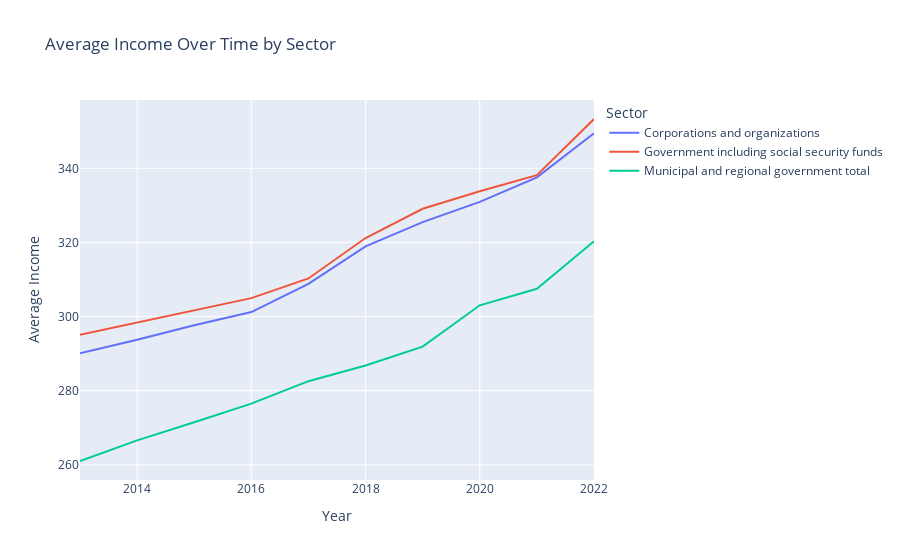

The cell this chart's notebook holds for it:
### Code cell
# Merge datasets on common 'TID' and 'SEKTOR'
merged_df = pd.merge(Inc_age_cleaned, Inc_area_cleaned, on=['TID', 'SEKTOR'], suffixes=('_age', '_area'))

# Calculate the average income for each sector and year
avg_income_by_sector = merged_df.groupby(['TID', 'SEKTOR'])['INDHOLD_age'].mean().reset_index()

# Create an interactive line chart with Plotly
fig = px.line(avg_income_by_sector, x='TID', y='INDHOLD_age', color='SEKTOR', 
              labels={'TID': 'Year', 'INDHOLD_age': 'Average Income', 'SEKTOR': 'Sector'},
              title='Average Income Over Time by Sector')

# Show the plot
fig.show()

### Figure 1 — Plotly figure (JSON) as saved in the notebook; plotly's stock layout.template omitted (floating-point values rounded to 4 significant figures)
{"data": [{"hovertemplate": "Sector=Corporations and organizations<br>Year=%{x}<br>Average Income=%{y}<extra></extra>", "legendgroup": "Corporations and organizations", "line": {"color": "#636efa", "dash": "solid"}, "marker": {"symbol": "circle"}, "mode": "lines", "name": "Corporations and organizations", "orientation": "v", "showlegend": true, "type": "scatter", "x": [2013, 2014, 2015, 2016, 2017, 2018, 2019, 2020, 2021, 2022], "xaxis": "x", "y": [290.1, 293.7, 297.7, 301.2, 308.8, 319.0, 325.5, 330.9, 337.6, 349.5], "yaxis": "y"}, {"hovertemplate": "Sector=Government including social security funds<br>Year=%{x}<br>Average Income=%{y}<extra></extra>", "legendgroup": "Government including social security funds", "line": {"color": "#EF553B", "dash": "solid"}, "marker": {"symbol": "circle"}, "mode": "lines", "name": "Government including social security funds", "orientation": "v", "showlegend": true, "type": "scatter", "x": [2013, 2014, 2015, 2016, 2017, 2018, 2019, 2020, 2021, 2022], "xaxis": "x", "y": [295.1, 298.4, 301.5, 305.0, 310.3, 321.2, 329.1, 333.8, 338.2, 353.3], "yaxis": "y"}, {"hovertemplate": "Sector=Municipal and regional government total<br>Year=%{x}<br>Average Income=%{y}<extra></extra>", "legendgroup": "Municipal and regional government total", "line": {"color": "#00cc96", "dash": "solid"}, "marker": {"symbol": "circle"}, "mode": "lines", "name": "Municipal and regional government total", "orientation": "v", "showlegend": true, "type": "scatter", "x": [2013, 2014, 2015, 2016, 2017, 2018, 2019, 2020, 2021, 2022], "xaxis": "x", "y": [261.0, 266.6, 271.5, 276.5, 282.6, 286.8, 291.9, 303.0, 307.5, 320.3], "yaxis": "y"}], "layout": {"legend": {"title": {"text": "Sector"}, "tracegroupgap": 0}, "title": {"text": "Average Income Over Time by Sector"}, "xaxis": {"anchor": "y", "domain": [0, 1], "title": {"text": "Year"}}, "yaxis": {"anchor": "x", "domain": [0, 1], "title": {"text": "Average Income"}}}}
